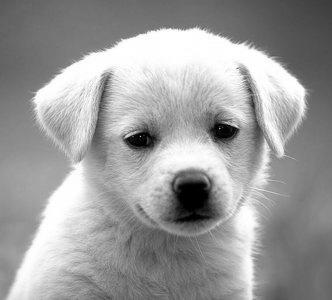
#> input picture Practical 06/Gray_Scale_Image.jpg, 332 x 300 px
$ jupyter execute Practical_06.ipynb   (older library calls are emulated)
#> lines starting #> are read from the running program, lines starting #| are printed output that depends on the picture
[cell 1]
import matplotlib.pyplot as plt
import cv2
import numpy as np

Question 01

[cell 2]
# Read the image in grayscale mode
image = cv2.imread('Gray_Scale_Image.jpg', 0)
#> image is the input picture: shape (300, 332); min 0, max 255, mean 155.7

# Check whether image is loaded correctly
if image is None:
    print("Error: Image not found!")
    exit()

# Get image dimensions
m, n = image.shape
#> m = 300; n = 332

# Create a 5x5 averaging mask
mask = np.ones((5, 5), dtype=float) / 25

# Create empty image for output
image_new = np.zeros((m, n), dtype=np.uint8)

# Apply 5x5 averaging filter
for i in range(2, m - 2):
    for j in range(2, n - 2):

        temp = (
            image[i-2, j-2] * mask[0, 0] +
            image[i-2, j-1] * mask[0, 1] +
            image[i-2, j]   * mask[0, 2] +
            image[i-2, j+1] * mask[0, 3] +
            image[i-2, j+2] * mask[0, 4] +

            image[i-1, j-2] * mask[1, 0] +
            image[i-1, j-1] * mask[1, 1] +
            image[i-1, j]   * mask[1, 2] +
            image[i-1, j+1] * mask[1, 3] +
            image[i-1, j+2] * mask[1, 4] +

            image[i, j-2] * mask[2, 0] +
            image[i, j-1] * mask[2, 1] +
            image[i, j]   * mask[2, 2] +
            image[i, j+1] * mask[2, 3] +
            image[i, j+2] * mask[2, 4] +

            image[i+1, j-2] * mask[3, 0] +
            image[i+1, j-1] * mask[3, 1] +
            image[i+1, j]   * mask[3, 2] +
            image[i+1, j+1] * mask[3, 3] +
            image[i+1, j+2] * mask[3, 4] +

            image[i+2, j-2] * mask[4, 0] +
            image[i+2, j-1] * mask[4, 1] +
            image[i+2, j]   * mask[4, 2] +
            image[i+2, j+1] * mask[4, 3] +
            image[i+2, j+2] * mask[4, 4]
        )

        # Store result
        image_new[i, j] = temp
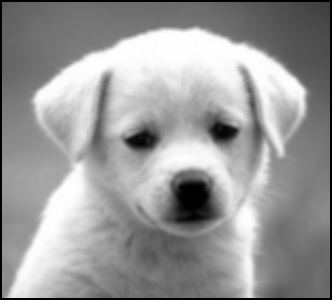
#> image_new: shape (300, 332); min 0, max 254, mean 152.4

# Convert to unsigned 8-bit integer
image_new = image_new.astype(np.uint8)

# Save filtered image
cv2.imwrite('Averaging Filtered Image.tif', image_new)

# Display original image
plt.figure(figsize=(10, 5))

plt.subplot(1, 2, 1)
plt.imshow(image, cmap='gray')
plt.title('Original Image')
plt.axis('off')

# Display filtered image
plt.subplot(1, 2, 2)
plt.imshow(image_new, cmap='gray')
plt.title('Averaging Filtered Image')
plt.axis('off')

plt.tight_layout()
plt.show()
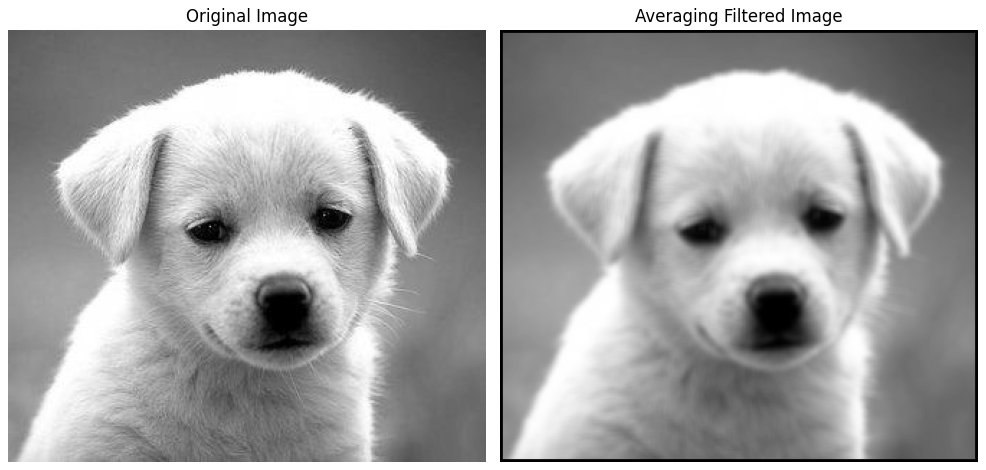
#> figure drawn by matplotlib, 2 panels

Question 02

[cell 3]
# load the image
image = cv2.imread('color_image.jpg', cv2.IMREAD_COLOR)
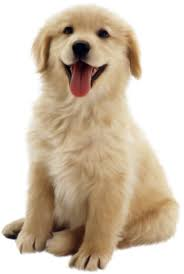
#> input picture Practical 06/color_image.jpg, 184 x 274 px
#> image is the input picture: shape (274, 184, 3); mean B, G, R 175.6, 194.5, 209.7

# convert from BGR to RGB for correct color display
image_rgb = cv2.cvtColor(image, cv2.COLOR_BGR2RGB)

# apply gaussian filter
kernel_size = (15, 15)
sigma_value = 0 # sigma define the blur strength, 0 means that openCV  will automatically calculate the optimal value for
gaussian_blur = cv2.GaussianBlur(image_rgb, kernel_size, sigma_value)
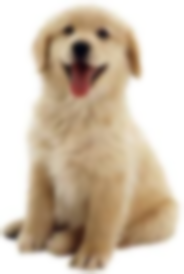
#> gaussian_blur: shape (274, 184, 3); mean R, G, B 209.7, 194.5, 175.5

# create a figure with two subplots
fig, axes = plt.subplots(1, 2, figsize=(12, 6))

# display the original image
axes[0].imshow(image_rgb)
axes[0].set_title('Original Image')
axes[0].axis('off')

# display the gaussian filter image
axes[1].imshow(gaussian_blur)
axes[1].set_title('Gaussian Filtered Image')
axes[1].axis('off')

Question 03

[cell 4]
# load the image
image = cv2.imread('color_image.jpg', cv2.IMREAD_COLOR)

# convert from BGR to RGB for correct color display
gray_image = cv2.cvtColor(image, cv2.COLOR_BGR2GRAY)
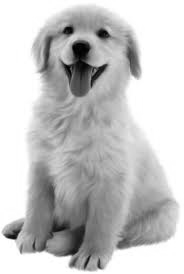
#> gray_image: shape (274, 184); min 0, max 255, mean 196.9

# apply laplacian filter
laplacian = cv2.Laplacian(gray_image, cv2.CV_64F)
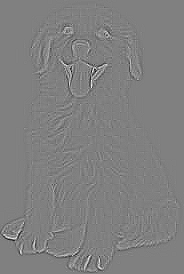
#> laplacian: shape (274, 184) float64; min -160, max 158, mean 0; drawn with min black and max white

# create a figure with two subplots
fig, axes = plt.subplots(1, 2, figsize=(12, 6))

# display the original image
axes[0].imshow(image)
axes[0].set_title('Original Image')
axes[0].axis('off')

# display the gaussian filter image
axes[1].imshow(laplacian)
axes[1].set_title('Laplacian Filtered Image')
axes[1].axis('off')
#> figure, not shown here; B, G, R data is drawn as R, G, B

Question 04

[cell 5]
# Read the image in grayscale mode
# 0 means grayscale image
image_noisy1 = cv2.imread('Gray_Scale_Image.jpg', 0)

# Get image dimensions
m, n = image_noisy1.shape

# Create an empty image for output
img_new1 = np.zeros((m, n), dtype=np.uint8)

# Apply Median Filter
for i in range(1, m - 1):
    for j in range(1, n - 1):

        # Extract 3x3 neighboring pixels
        temp = [
            image_noisy1[i - 1, j - 1],
            image_noisy1[i - 1, j],
            image_noisy1[i - 1, j + 1],
            image_noisy1[i, j - 1],
            image_noisy1[i, j],
            image_noisy1[i, j + 1],
            image_noisy1[i + 1, j - 1],
            image_noisy1[i + 1, j],
            image_noisy1[i + 1, j + 1]
        ]

        # Sort the pixel values
        temp.sort()

        # Assign the median value
        img_new1[i, j] = temp[4]

# Save the filtered image
cv2.imwrite('new_median_filter_image.png', img_new1)

# Display Original Image
plt.figure(figsize=(10, 5))

plt.subplot(1, 2, 1)
plt.imshow(image_noisy1, cmap='gray')
plt.title('Original Image')
plt.axis('off')

# Display Median Filtered Image
plt.subplot(1, 2, 2)
plt.imshow(img_new1, cmap='gray')
plt.title('Median Filtered Image')
plt.axis('off')

plt.tight_layout()
plt.show()
